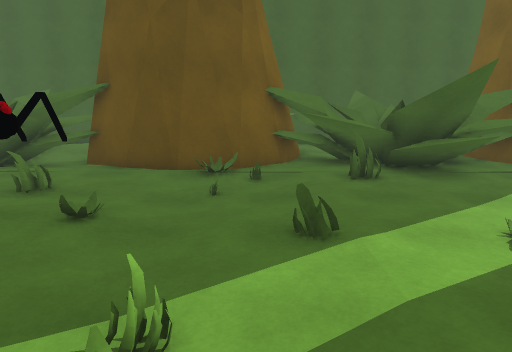
[1] (above)

21 first-person views from a walk through a 3-D level made in the Unity game engine. The camera is 1.5 m above the floor, tilts 10° down and sees 70° across. The floor is counted in squares, 1 m on a side. Each view is taken from the middle of a square. On the plan, view 1 faces up. The plan holds only what a view shows up to about 16 squares ahead; the rest is blank. The place goes on beyond the plan. The player character is not drawn. Surface patterns are stand-ins for the level's own textures.

[2]
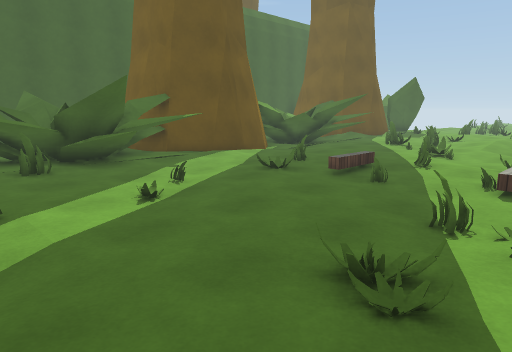

[3]
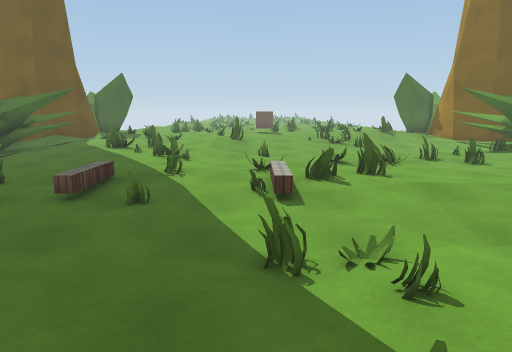

[4]
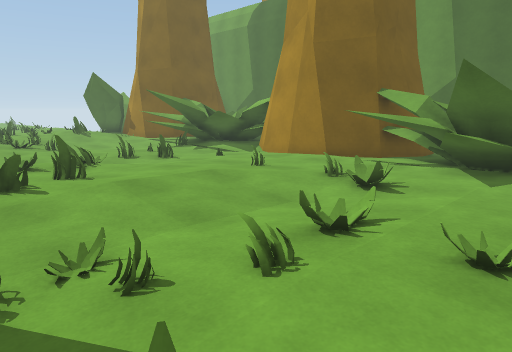

[5]
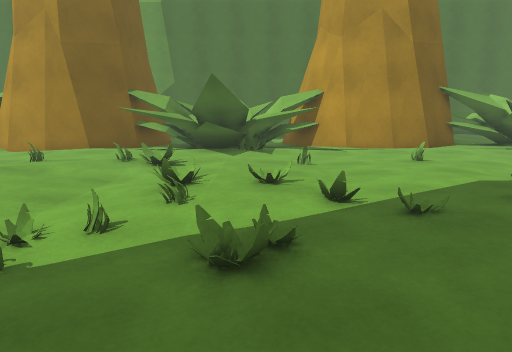

[6]
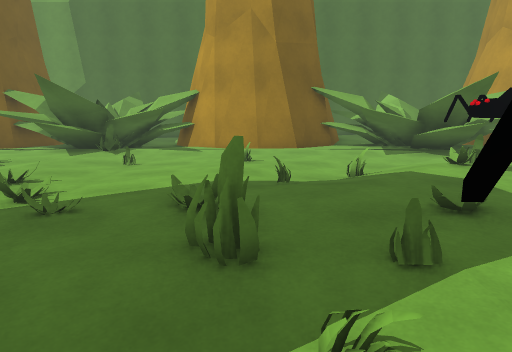

[7]
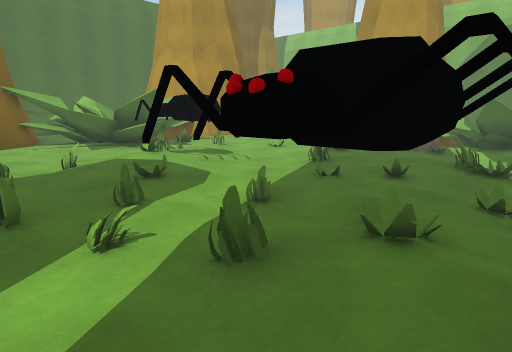

[8]
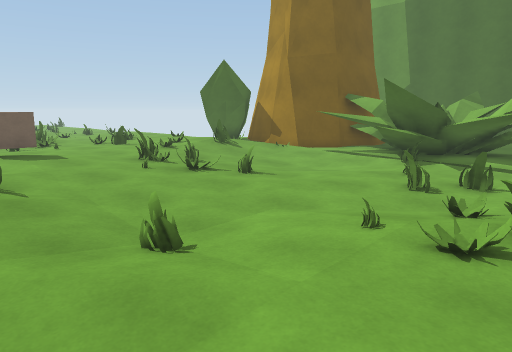

[9]
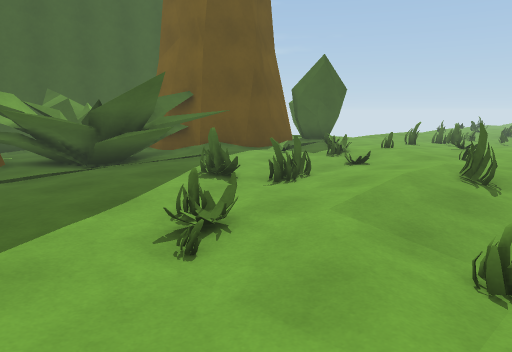

[10]
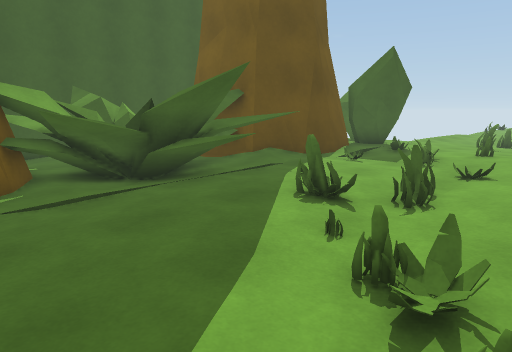

[11]
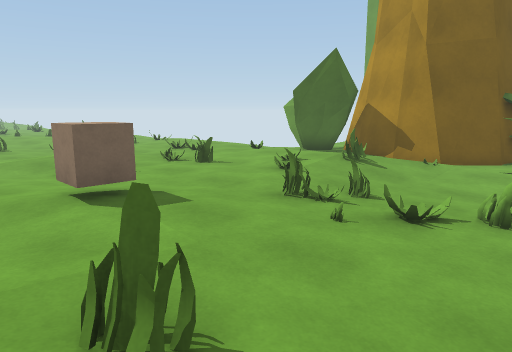

[12]
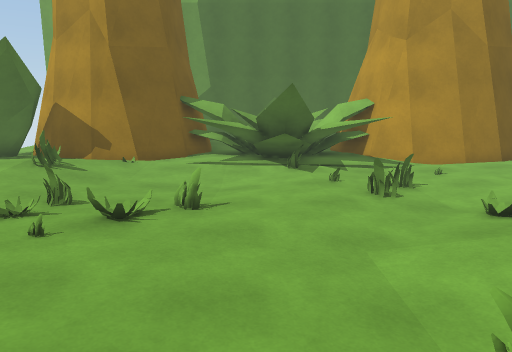

[13]
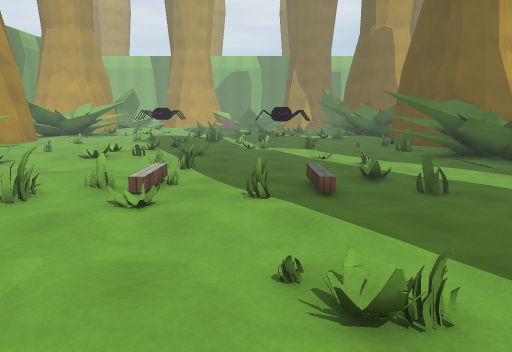

[14]
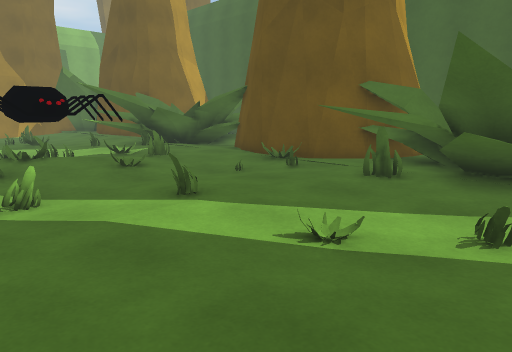

[15]
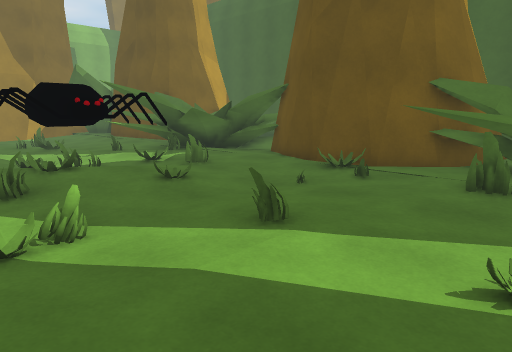

[16]
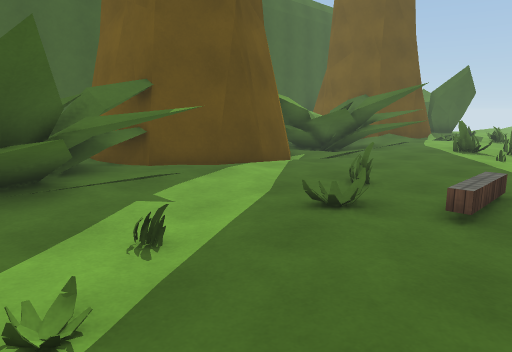

[17]
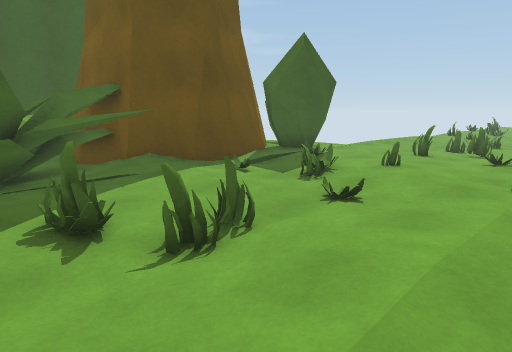

[18]
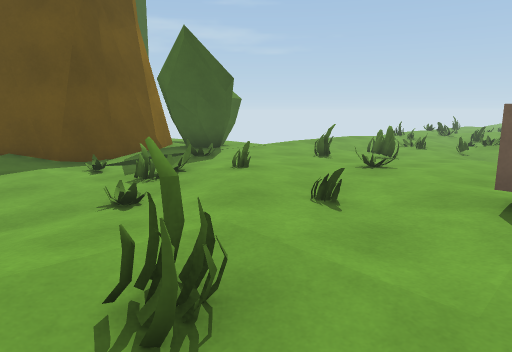

[19]
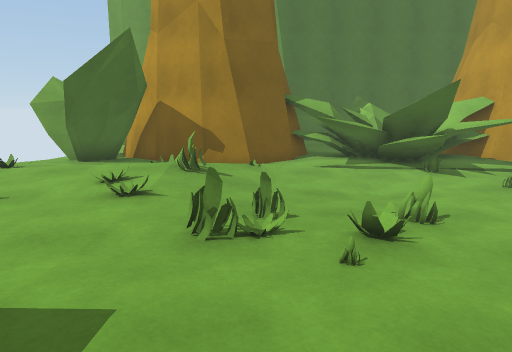

[20]
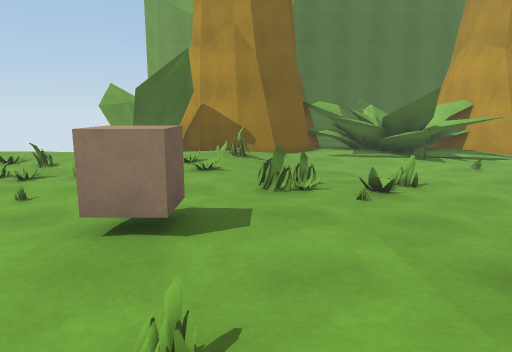

[21]
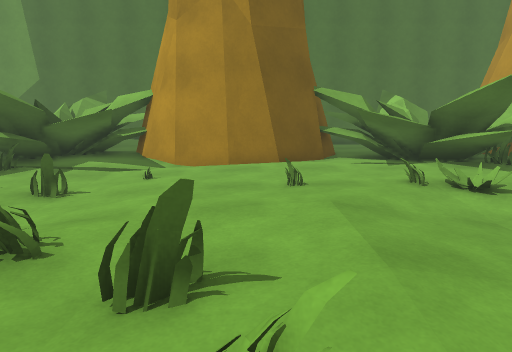

### Floor plan
Key: @ floor where view 1 was taken; # wall or solid block; x gap in a wall; . main floor; : floor 0.25 m higher than the main floor; - floor 0.25 m lower than the main floor; / step, stairs or slope; = window, fence, low wall or low ledge; ^ raised ledge; O other object.
Columns run from 7 left of view 1 to 27 right of it. Each row starts with its distance up from view 1.
 12                      ### ####
 11 ####  ###########  ####^#^#/##
 10 ^x.####/.^^#^^..####/-^^#^^//######
  9  ^....=/.^^##^^.....-^^.#x^^...//.#
  8 .^.....//=/##.^.....--..#.......==.
  7 ./==..-....#----...................
  6 -=....-....-#--.-=......=#....==...
  5 -..OO.....//--..=-.......==....::..
  4 =./OO.-.=.---..---....=.......::...
  3 ..OOO---.---..---.....=.../..::....
  2 ...OO-/--...---=-.=..-...:::::.....
  1 .....--....------...-..////#....::.
  0 ....==.@..=--=---.//../=--....:OO..
 -1 ..........=.----.=....-----...:OO..
 -2 ..=::.:..=.//--../....----.....:...
 -3 O.:::....../.-....=...----..=......
 -4 O::/....../#.--.....=/-----#.==....
 -5 O:/=.........--.....------=--=.::.=
 -6 O//-.........-.....---=------..:/::
 -7  /--....-...=...=..--=-------./:/::
 -8 ---..=..-..#.......----------//=/::
 -9 .^...... ..##.^....-----#---.//=/::
-10 ^^.......^^##^^./...-^^.#x^^.////.#
-11 ^x.####..^^#^^..####/.^^#^^..######
-12 ####  ###########  ####^#^#.##
-13                      ### ####

Where each view was taken, in squares from view 1:
view 1: 0 up, 0 right, facing up
view 2: 2 down, 0 right, facing up-right
view 3: 0 up, 2 right, facing right
view 4: 0 up, 2 right, facing down-right
view 5: 3 up, 3 right, facing down
view 6: 3 up, 2 left, facing down
view 7: 5 up, 1 left, facing down-left
view 8: 2 up, 12 right, facing down-right
view 9: 1 down, 12 right, facing up-right
view 10: 2 up, 12 right, facing up-right
view 11: 2 up, 18 right, facing down-right
view 12: 2 up, 18 right, facing down
view 13: 2 up, 18 right, facing left
view 14: 1 up, 6 right, facing up-left
view 15: 1 up, 4 right, facing up-left
view 16: 2 up, 3 right, facing up-right
view 17: 1 up, 16 right, facing up-right
view 18: 1 down, 19 right, facing up-right
view 19: 1 up, 22 right, facing down
view 20: 4 up, 23 right, facing down
view 21: 0 up, 10 right, facing down
